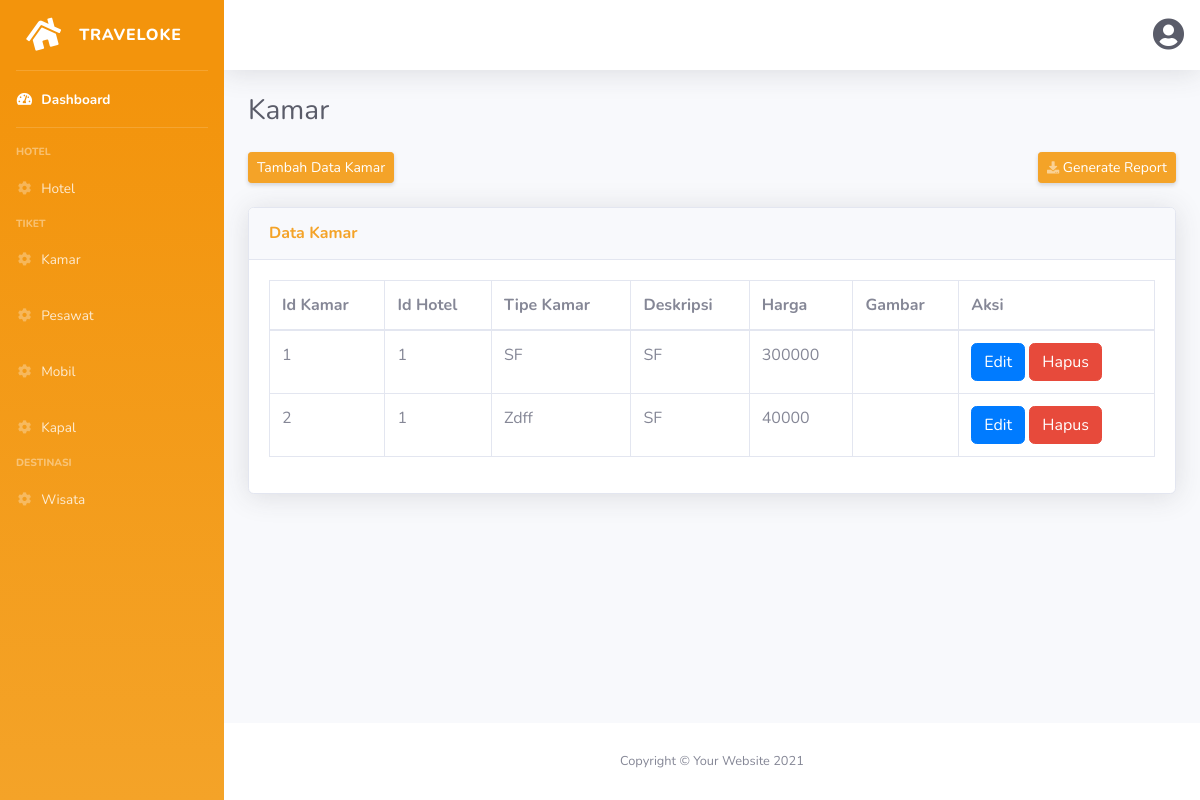
The page /rooms (signed in) on the database as committed earlier.
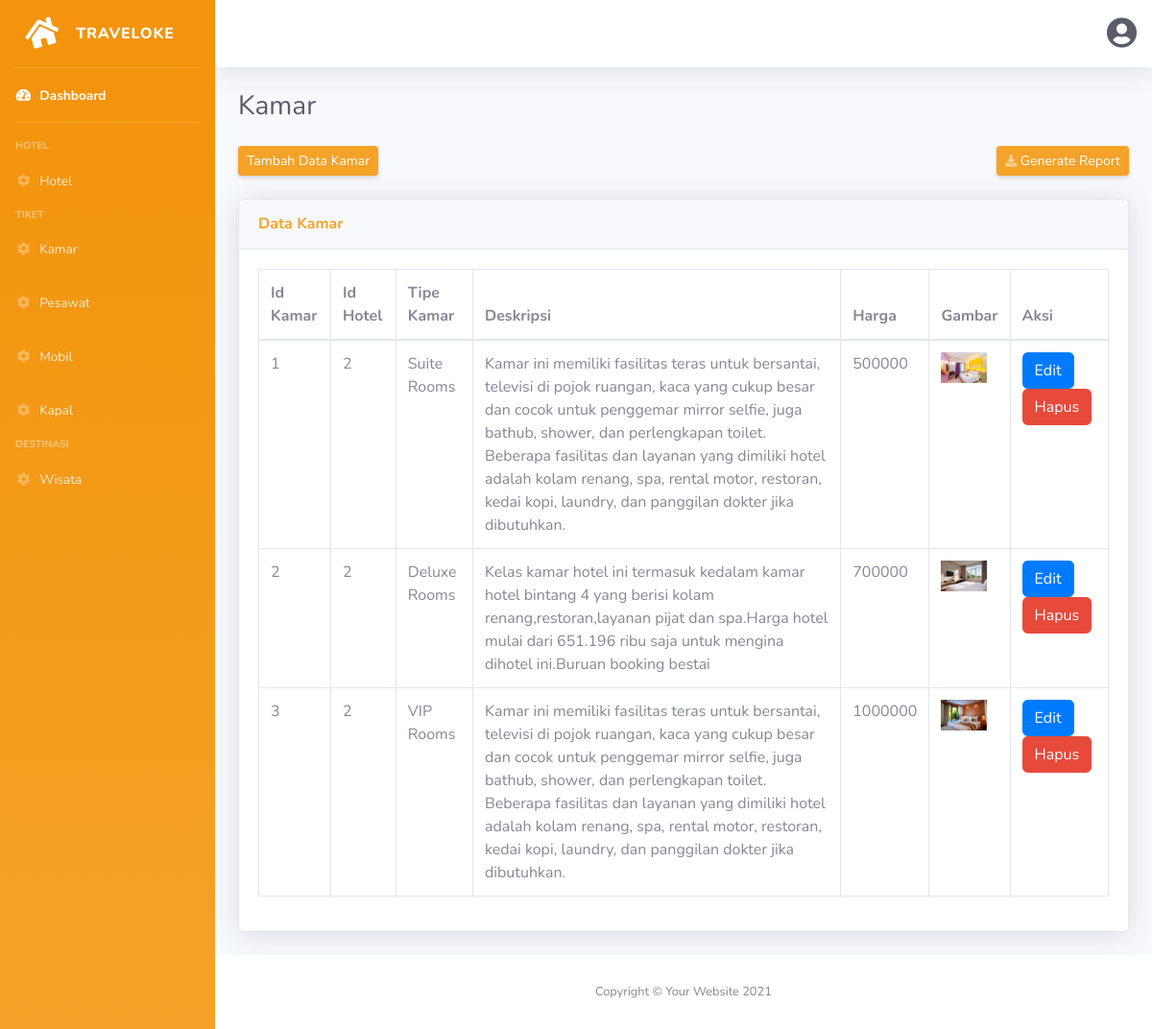
The same page on the database as committed later.
### tables this page shows
CREATE TABLE `kamar` (
  `id_kamar` int(11) NOT NULL,
  `id_hotel` int(11) NOT NULL,
  `tipe_kamar` varchar(255) NOT NULL,
  `deskripsi` text NOT NULL,
  `harga` int(11) NOT NULL,
  `gambar` varchar(255) NOT NULL
);

### app/core/Controller.php (called while the page is built, shortened)
<?php
class Controller {
    public function view($view, $data = [])
    {
        require_once '../app/views/' . $view . '.php';
    }
    public function model($model)
    {
        return new $model;
    }
}

### app/core/App.php (called while the page is built, shortened)
<?php
class App {
    protected $method = 'index';
    protected $params = [];
    public function __construct()
    {
        $this->controller = new $this->controller;
        call_user_func_array([$this->controller, $this->method], $this->params);
    }
}

### public/index.php (called while the page is built, shortened)
<?php
$app = new App;

### app/core/Database.php (called while the page is built, shortened)
<?php
class Database {
    private $host = DB_HOST;
    private $user = DB_USER;
    private $pass = DB_PASS;
    private $db_name = DB_NAME;
    private $dbh;
    private $stmt;
    public function __construct()
    {
        $dsn = 'mysql:host=' . $this->host . ';dbname=' . $this->db_name;
        $option = [
            PDO::ATTR_PERSISTENT => true,
            PDO::ATTR_ERRMODE => PDO::ERRMODE_EXCEPTION
        ];
        try {
            $this->dbh = new PDO($dsn, $this->user, $this->pass, $option);
        } catch(PDOException $e) {
            die($e->getMessage());
        }
    }
    public function query($query)
    {
        $this->stmt = $this->dbh->prepare($query);
    }
    public function bind($param, $value, $type = null)
    {
        if( is_null($type) ) {
            switch( true ) {
                case is_int($value) :
                    $type = PDO::PARAM_INT;
                    break;
            }
        }
        $this->stmt->bindValue($param, $value, $type);
    }
    public function execute()
    {
        $this->stmt->execute();
    }
    public function resultSet()
    {
        $this->execute();
        return $this->stmt->fetchAll(PDO::FETCH_ASSOC);
    }
}

### app/models/Rooms_model.php (called while the page is built, shortened)
<?php
class Rooms_model
{
    private $db;
    private $table = 'kamar';
    public function __construct()
    {
        $this->db = new Database;
    }
    public function getAllRooms($id=null)
    {
        if (isset($id)){
            $this->db->query("SELECT * FROM hotel INNER JOIN {$this->table} ON hotel.id_hotel = {$this->table}.id_hotel WHERE hotel.id_hotel = :id");
            $this->db->bind('id', $id);
            return $this->db->resultSet();
        } else {
            $this->db->query("SELECT * FROM {$this->table}");
            return $this->db->resultSet();
        }
    }
}

### app/views/rooms/index.php (the view, shortened to what the changed rows need)
<body id="page-top">
    <div id="wrapper">
        <div id="content-wrapper" class="d-flex flex-column">
            <div id="content">
                <div class="container-fluid">
                    <h1 class="h3 mb-0 text-gray-800">Kamar</h1>
                    <div class="card shadow mb-4">
                        <div class="card-body">
                            <div class="table-responsive">
                                <table class="table table-bordered" id="dataTable" width="100%" cellspacing="0">
                                    <thead>
                                        <tr>
                                            <th>Id Kamar</th>
                                            <th>Id Hotel</th>
                                            <th>Tipe Kamar</th>
                                            <th>Deskripsi</th>
                                            <th>Harga</th>
                                            <th>Gambar</th>
                                            <th>Aksi</th>
                                        </tr>
                                    </thead>
                                    <tbody>
                                        <?php foreach ($data['res']['rooms'] as $rooms) : ?>
                                            <tr>
                                                <td><?= $rooms['id_kamar']; ?></td>
                                                <td><?= $rooms['id_hotel']; ?></td>
                                                <td><?= $rooms['tipe_kamar']; ?></td>
                                                <td><?= $rooms['deskripsi']; ?></td>
                                                <td><?= $rooms['harga']; ?></td>
                                                <td><img src="<?= BASEURL; ?>/public/img/<?= $rooms['gambar']; ?>" alt="" width="48"></td>
                                                <td><a href="<?= BASEURL; ?>/rooms/edit/<?= $rooms['id_kamar']; ?>" class="btn btn-blue" data-toggle="modal" data-target="#editModal<?= $rooms['id_kamar']; ?>">Edit</a> <a href="<?= BASEURL; ?>/rooms/delete/<?= $rooms['id_kamar']; ?>" class="btn btn-danger">Hapus</a></td>
                                            </tr>
                                        <?php endforeach; ?>
                                    </tbody>
                                </table>
                            </div>
                        </div>
                    </div>
                </div>
            </div>
        </div>
    </div>

Rows that differ between the two databases and show on the page:
changed kamar id 1: id_hotel "1" → "2"; tipe_kamar "SF" → "Suite Rooms"; deskripsi "SF" → "Kamar ini memiliki fasilitas teras untuk bersantai, televisi di pojok ruangan, kaca yang cukup besar dan cocok untuk penggemar mirror selfie, juga bathub, shower, dan perlengkapan toilet. Beberapa fasilitas dan layanan yang dimiliki hotel adalah kolam renang, spa, rental motor, restoran, kedai kopi, laundry, dan panggilan dokter jika dibutuhkan."; harga "300000" → "500000"; gambar: picture added
changed kamar id 2: id_hotel "1" → "2"; tipe_kamar "Zdff" → "Deluxe Rooms"; deskripsi "SF" → "Kelas kamar hotel ini termasuk kedalam kamar hotel bintang 4 yang berisi kolam renang,restoran,layanan pijat dan spa.Harga hotel mulai dari 651.196 ribu saja untuk mengina dihotel ini.Buruan booking bestai"; harga "40000" → "700000"; gambar: picture added
added kamar: id_kamar "3", id_hotel "2", tipe_kamar "VIP Rooms", deskripsi "Kamar ini memiliki fasilitas teras untuk bersantai, televisi di pojok ruangan, kaca yang cukup besar dan cocok untuk penggemar mirror selfie, juga bathub, shower, dan perlengkapan toilet. Beberapa fasilitas dan layanan yang dimiliki hotel adalah kolam renang, spa, rental motor, restoran, kedai kopi, laundry, dan panggilan dokter jika dibutuhkan.", harga "1000000", gambar (picture)
